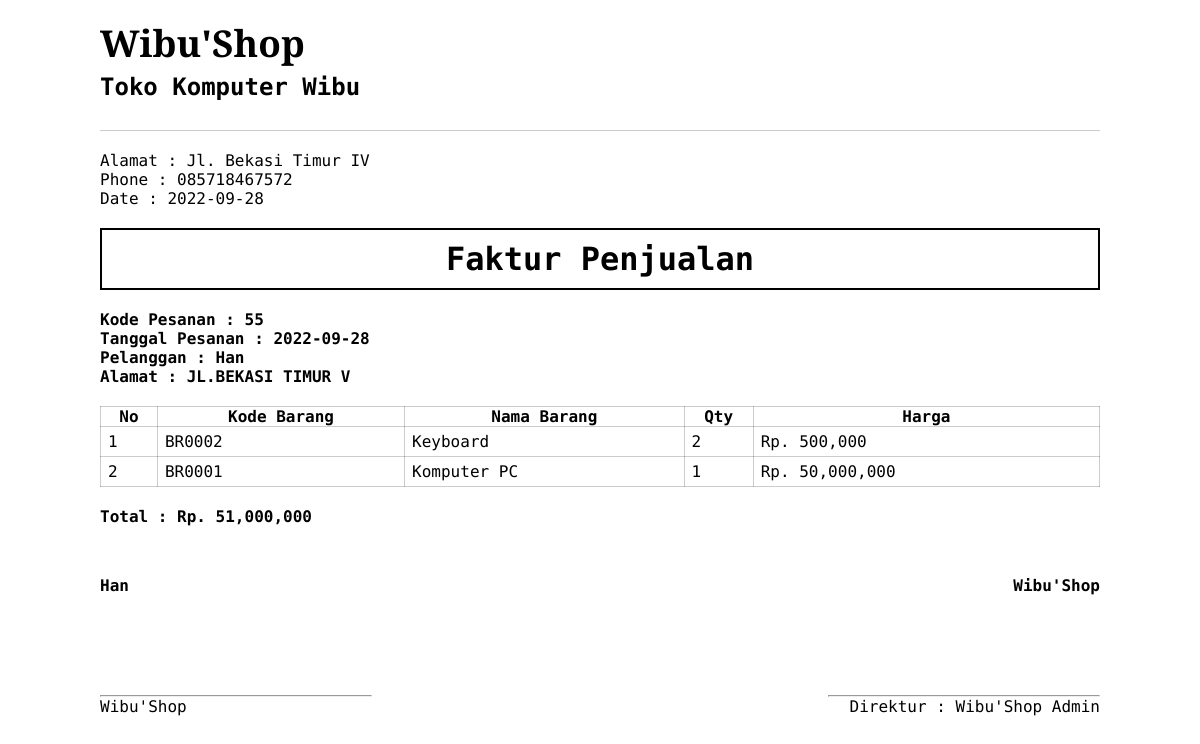
/faktur.php?kode=55, run on the app's committed database.
### tables this page shows
CREATE TABLE `pesan` (
  `id_pesan` int(5) NOT NULL,
  `id_pelanggan` varchar(5) NOT NULL,
  `tgl_pesan` date NOT NULL,
  `harga` int(100) NOT NULL,
  `nm_pelanggan` varchar(100) NOT NULL,
  `alamat` text NOT NULL,
  `telepon` varchar(100) NOT NULL
);

CREATE TABLE `detil_pesan` (
  `id_pesan_produk` int(11) NOT NULL,
  `id_pesan` int(100) NOT NULL,
  `id_produk` varchar(10) NOT NULL,
  `jumlah` int(5) NOT NULL,
  `harga` decimal(10,0) NOT NULL,
  `nm_produk` varchar(100) NOT NULL,
  `subharga` int(100) NOT NULL,
  `total_harga` int(100) NOT NULL
);

### faktur.php (the view, shortened to what this page needs)
<?php
include 'config.php';
?>
<!DOCTYPE html>
<html lang="en">
<head>
  <link rel="stylesheet" href="style/faktur.css?<?php echo time()?>">
</head>
<body>
  <div class="container">
    <header>
      <h1 class="nama-toko">Wibu'Shop</h1>
      <h3 class="keterangan">Toko Komputer Wibu</h3>
    </header>
    <?php
      $ambil = mysqli_query($koneksi, "SELECT * FROM pesan JOIN detil_pesan ON pesan.id_pesan=detil_pesan.id_pesan WHERE pesan.id_pesan='$_GET[kode]' ");
      $detail = $ambil->fetch_assoc();
    ?>
    <div class="deskripsi">
      <div class="alamat">Alamat : Jl. Bekasi Timur IV</div>
      <div class="phone">Phone : 085718467572</div>
      <div class="date">Date : <?php echo $detail['tgl_pesan']?></div>
    </div>
    <div class="logo-faktur">
      <h1>Faktur Penjualan</h1>
    </div>
    <div class="deskripsi-pelanggan">
      <ul>
        <div>Kode Pesanan : <?php echo $detail['id_pesan']?></div>
        <div>Tanggal Pesanan : <?php echo $detail['tgl_pesan']?></div>
      </ul>
      <ul>
        <div>Pelanggan : <?php echo $detail['nm_pelanggan']?></div>
        <div>Alamat : <?php echo $detail['alamat']?></div>
      </ul>
    </div>
    <table border="1">
      <thead>
        <tr>
          <th>No</th>
          <th>Kode Barang</th>
          <th>Nama Barang</th>
          <th>Qty</th>
          <th>Harga</th>
        </tr>
      </thead>
      <?php
        $no = 1;
        $ambil1 = mysqli_query($koneksi, "SELECT * FROM detil_pesan WHERE id_pesan='$_GET[kode]'");
        while($detail1 = $ambil1->fetch_assoc()){
      ?>
      <tbody>
        <td><?php echo $no++?></td>
        <td><?php echo $detail1['id_produk']?></td>
        <td><?php echo $detail1['nm_produk']?></td>
        <td><?php echo $detail1['jumlah']?></td>
        <td>Rp. <?php echo number_format($detail1['harga'])?></td>
      </tbody>
      <?php
        }
      ?>
    </table>
    <h4>Total : Rp. <?php echo number_format($detail['total_harga'])?></h4>
    <div class="ttd">
      <div class="left">
        <h4><?php echo $detail['nm_pelanggan']?></h4>
        <hr>
        <div>Wibu'Shop</div>
      </div>
      <div class="right">
        <h4>Wibu'Shop</h4>
        <hr>
        <div>Direktur : Wibu'Shop Admin</div>
      </div>
    </div>
  </div>
</body>
</html>

### style/faktur.css (style rules this page uses)
* { margin: 0; padding: 0; font-family: "Fira Code"; }
.container { width: 1000px; margin: auto; }
header { width: 100%; padding: 20px 0; line-height: 45px; border-bottom: 1px solid rgba(0, 0, 0, 20%); }
header h1 { font-size: 37px; font-weight: bold; font-family: 'Playfair Display'; }
header h3 { font-size: 24px; }
.deskripsi { margin: 20px 0; }
.logo-faktur { border: 2px solid rgba(0,0,0,100%); text-align: center; }
.logo-faktur h1 { padding: 10px; }
.deskripsi-pelanggan { margin-top: 20px; }
.deskripsi-pelanggan div { font-weight: bold; }
table { width: 100%; border: 1px solid rgba(0, 0, 0, 20%); border-collapse: collapse; margin-top: 20px; }
table tbody td { padding: 5px 7px; }
h4 { padding-top: 20px; }
hr { width: 270px; margin-top: 100px; }
.ttd { width: 100%; display: flex; margin-top: 30px; }
.ttd .left { width: 50%; }
.ttd .right { width: 50%; display: flex; flex-direction: column; align-items: flex-end; }

### data on the page
pesan: tgl_pesan "2022-09-28", nm_pelanggan "Han", alamat "JL.BEKASI TIMUR V"
detil_pesan: id_pesan "55", id_produk "BR0002", nm_produk "Keyboard", jumlah "2", harga "500,000", total_harga "51,000,000"
detil_pesan: id_produk "BR0001", nm_produk "Komputer PC", jumlah "1", harga "50,000,000"
